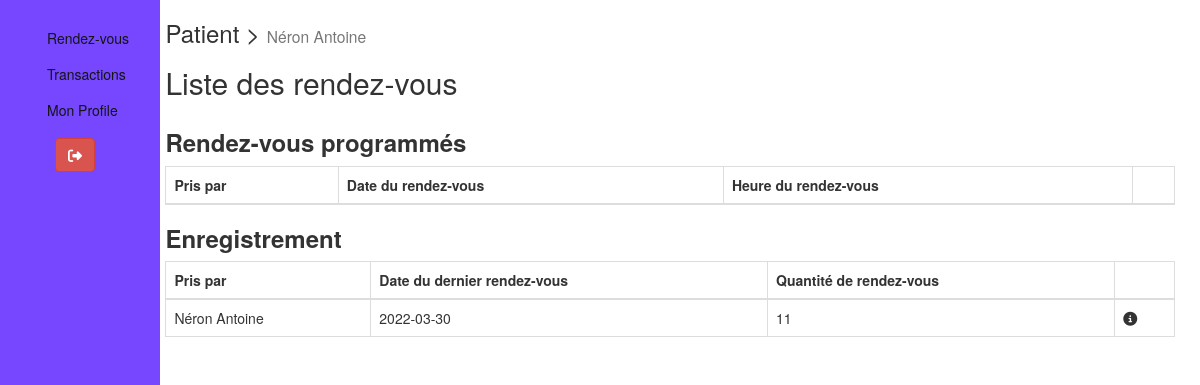
Page /liste_rendezvous (signed in) on the committed database.
### tables this page shows
CREATE TABLE `appointment` (
  `id` int(11) NOT NULL,
  `id_patient` int(11) NOT NULL,
  `id_medecin` int(11) NOT NULL,
  `date_rendezvous` date NOT NULL,
  `heure_rendezvous` varchar(10) NOT NULL
);

CREATE TABLE `patient` (
  `id` int(11) NOT NULL,
  `nom` varchar(100) NOT NULL,
  `prenom` varchar(100) NOT NULL,
  `date_naissance` date NOT NULL,
  `email` varchar(150) NOT NULL,
  `adresse` varchar(150) NOT NULL,
  `code_postal` varchar(10) NOT NULL,
  `ville` varchar(100) NOT NULL,
  `province` varchar(100) NOT NULL,
  `telephone` varchar(20) NOT NULL,
  `description` text NOT NULL,
  `mdp` varchar(150) NOT NULL
);

### index.php (called while the page is built, shortened)
<?php
    $router = new Router();
    $router->routereq();
?>

### Models/SummaryUserAppointment.php (called while the page is built, shortened)
<?php
    class SummaryUserAppointment
    {
        public $_id;
        public $_nom;
        public $_prenom;
        public $_dernier_rv;
        public $_qte_rv;
        public function id()
        {
            return $this->_id;
        }
        public function setId($_id)
        {
            $this->_id = $_id;
        }
        public function nom()
        {
            return $this->_nom;
        }
        public function setNom($_nom)
        {
            $this->_nom = $_nom;
        }
        public function prenom()
        {
            return $this->_prenom;
        }
        public function setPrenom($_prenom)
        {
            $this->_prenom = $_prenom;
        }
        public function dernier_rv()
        {
            return $this->_dernier_rv;
        }
        public function setDernier_rv($_dernier_rv)
        {
            $this->_dernier_rv = $_dernier_rv;
        }
        public function qte_rv()
        {
            return $this->_qte_rv;
        }
        public function set_qte_rv($_qte_rv)
        {
            $this->_qte_rv = $_qte_rv;
        }
    }
?>

### Models/Model.php (called while the page is built, shortened)
<?php
abstract class Model
{
    private static $_db;
    private static function setBdd()
    {
        self::$_db = new PDO("mysql:host=localhost;dbname=system_hopital;charset=utf8", "root", "");
        self::$_db->setAttribute(PDO::ATTR_ERRMODE, PDO::ERRMODE_WARNING);
    }
    protected function getBdd()
    {
        return self::$_db;
    }
    public function getAppointments($table, $obj, $field, $way)
    {
        $var = [];
        if (isset($_COOKIE["patientemail"])) {
            $sql = "SELECT appointment.id, " . $table . ".nom, " . $table . ".prenom, MAX(appointment.date_rendezvous) dernier_rv, COUNT(appointment." . $field . ") as _qte_rv
            FROM appointment," . $table . " WHERE appointment." . $field . " = " . $table . ".id AND " . $table . ".id = " . $_COOKIE["patientemail"] . "
            AND appointment.date_rendezvous " . ($way == 0 ? "<" : ">=") . " CURRENT_DATE() GROUP BY " . $field . "  ASC;";
        }
        $query = self::$_db->prepare($sql);
        $query->execute();
        while ($data = $query->fetch(PDO::FETCH_ASSOC)) {
            $var[] = new $obj($data);
        }
        return $var;
    }
}

### Models/SummaryUserAppointmentManager.php (called while the page is built, shortened)
<?php
class SummaryUserAppointmentManager extends Model
{
    public function getSummaryUserAppointmentSummary($table,$obj,$field,$way)
    {
        return $this->getAppointments($table, $obj,$field,$way);
    }
}

### Views/liste_rendezvous.php (the view, shortened to what this page needs)
<?php
$this->_t = "Liste des rendez-vous";
?>
<?php include("Public/sidebar.php"); ?>
<div class="col-10 table-responsive">
  <p class="h3"><?php echo ($this->_usr);
                echo (" > "); ?>
    <small class="text-muted"> <?php echo ($this->_name); ?> </small></h3>
  <h2><?php echo ($this->_t)   ?></h2>
</div>
<div class="col-10 table-responsive">
  <h3><b>Rendez-vous programmés</b></h3>
  <table class="table table-bordered">
    <thead>
      <tr class="table-primary">
        <th scope='col'><?= $qry == "doctor" ? "Pris avec" : "Pris par" ?></th>
        <th scope="col">Date du rendez-vous</th>
        <th scope="col">Heure du rendez-vous</th>
        <th></th>
      </tr>
    </thead>
  </table>
  <h3><b>Enregistrement</b></h3>
  <table class="table table-bordered">
    <thead>
      <tr class="table-primary">
        <th scope='col'><?= $qry == "doctor" ? "Pris avec" : "Pris par" ?></th>
        <th scope="col">Date du dernier rendez-vous</th>
        <th scope="col">Quantité de rendez-vous</th>
        <th></th>
      </tr>
    </thead>
    <?php
    foreach ($oldApp as $d) {
    ?>
      <tbody>
        <tr>
          <td><?= $qry == "patient" ? "" : "Dr." ?> <?= $d->nom() ?> <?= $d->prenom() ?></td>
          <td><?= $d->dernier_rv() ?></td>
          <td><?= $d->qte_rv() ?></td>
          <td>
            <a href="http://localhost/HMS_PROJECT/index.php?url=detail_rendezvous&id=<?= $d->id(); ?>" id="link" style="text-decoration:none;" id="link" style="text-decoration:none;"><i class="fas fa-info-circle"></i> </a>
          </td>
        </tr>
      </tbody>
    <?php
    }
    ?>
  </table>
</div>

### Public/style1.css (style rules this page uses)
::placeholder { color: #BDBDBD; opacity: 1; font-weight: 300 }
a { color: inherit; cursor: pointer }

### Public/sidebar.php (style rules this page uses)
.table-responsive { margin-left: 12%; padding: 0px 10px; }

### rows in the picture
appointment: id_patient.nom "Néron", id_patient.prenom "Antoine", dernier_rv "2022-03-30", qte_rv "11"

### other values in the picture
$this->_usr "Patient"
$this->_name "Néron Antoine"
$this->_t "Liste des rendez-vous"
